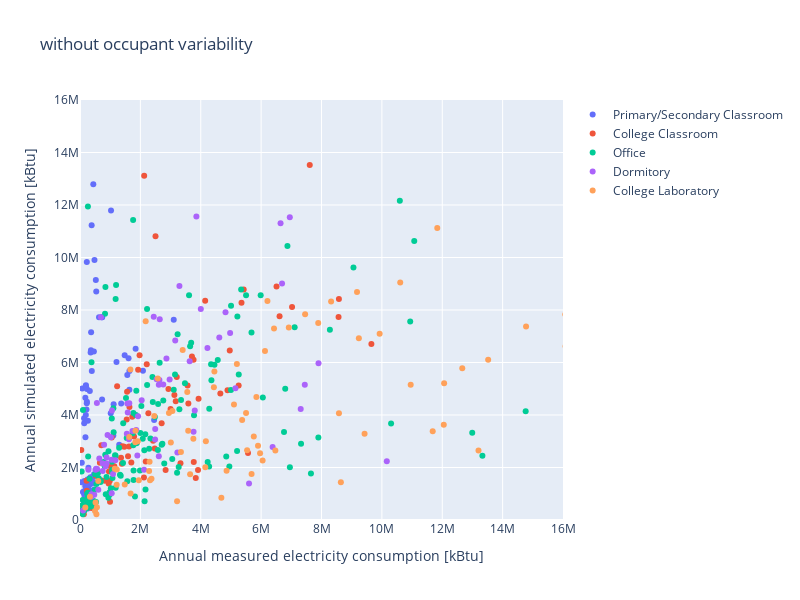

This figure's notebook cell:
### Markdown cell above
# =====================================
# COMPARE RESULTS

### Code cell
entries = df_summary.primaryspaceusage.unique()
fig = go.Figure()

for entry in entries:
    df_filtered = df_summary[df_summary['primaryspaceusage'] == entry]
    
    fig.add_trace(go.Scatter(
        x=df_filtered.elec_kbtu_measured, 
        y=df_filtered.elec_kbtu_simulated_woOccVar,
        mode='markers',
        name=entry,
    ))
    

fig.update_layout(
    title_text = "without occupant variability",
    width = 800,
    height = 600,
    xaxis = dict(
        range = [0, 16000000],
        title_text = 'Annual measured electricity consumption [kBtu]',
        nticks=10,
    ),
    yaxis = dict(
        range = [0, 16000000],
        title_text = 'Annual simulated electricity consumption [kBtu]',
        nticks=10,
    ),
)

fig.show()
